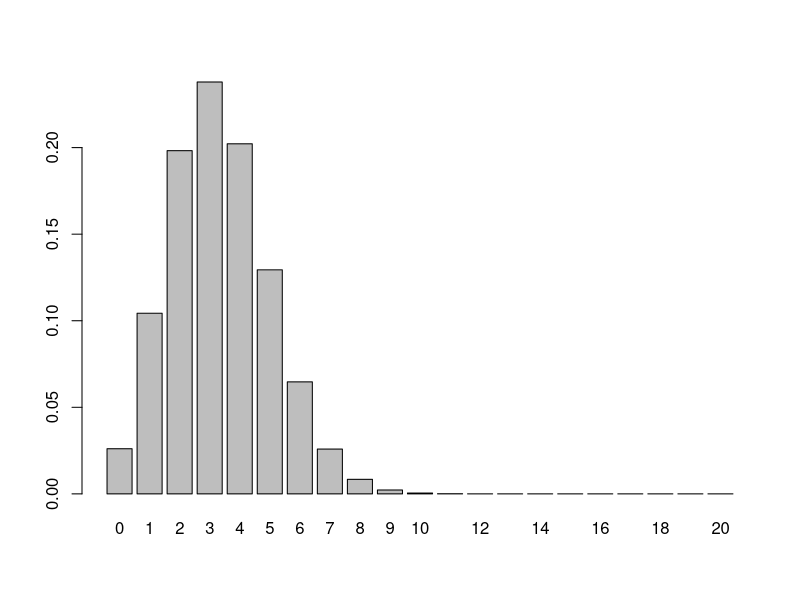
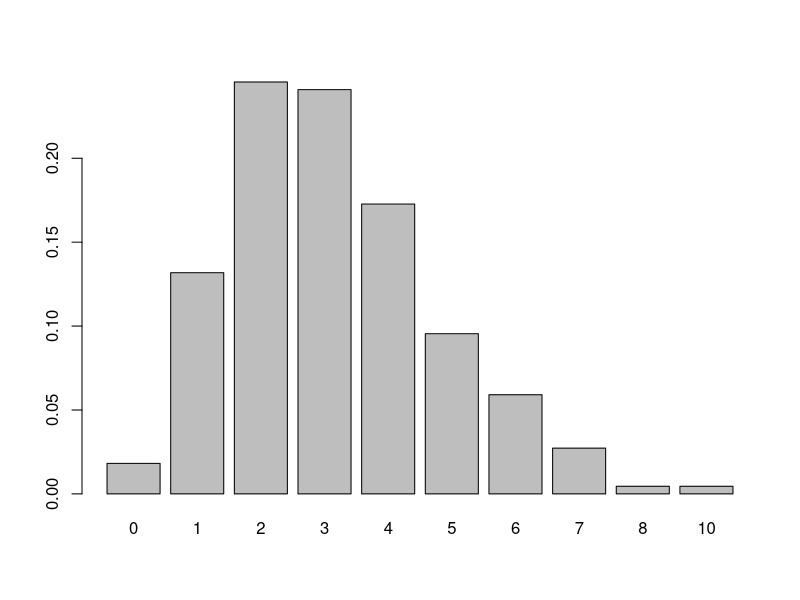
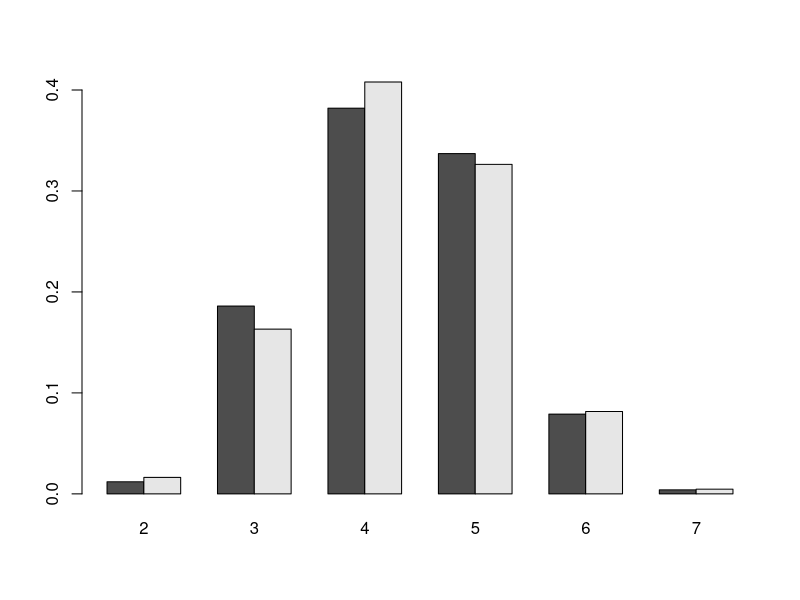

These figures' R source, in order:
sample(1:2,size=30,replace=TRUE,prob=c(3/4,1/4))

sample(1:6,size=30,replace=TRUE,prob=c(0.4,0.2,0.1,0.1,0.1,0.1))

# биномно разпределение

# p(x=k) = binom(n k)*(p^k)*(1-p)^(n-k) -> dbinom(k,n,p)
dbinom(5,20,1/6)

y=dbinom(0:20,20,1/6)
names(y)=0:20
barplot(y)

z=rbinom(220,20,1/6) # 20 attempts, 220 simulations, prob for success = 1/6

# емперична вероятност
mean(z==5) # sum(z==5)/220
t=table(z)
prop.table(t)
barplot(prop.table(t))

# теоретична вероятност
sum(dbinom(0:10,20,1/6)) # p(x<=10) = SUM(0:10)p(x=i)
pbinom(10,20,1/6)
pbinom(10,20,1/6,lower.tail=F) # връща лицето на p(x>10)

qbinom(0.75,20,1/6) # quantile стойности с вероятност по-малка или равна на 0.75
qbinom(0.75,20,1/6,lower.tail=F) # стойностите с вероятност по-голяма от 0.75

# поасоново разпределение - малковероятни събития
rpois(100,1/3) # симулиране
dpois(3,5)   # p(x=k) вероятност вектор от конкретни неща
ppois(7,3)   # p(x<=k)
qpois(6,1/3) # p(x<=?)=p

# геометрично разпределение - неуспехите до първия успех
# rgeom, dgeom, pgeom, qgeom

# хупергеометрично разпределение -> task3
# rhyper, dhyper, phyper, qhyper

# отрицателно биномно разпределение
# rnbinom, dnbinom, pnbinom, qnbinom

# task1
dbinom(0:5,30,1/6)
sum(dbinom(0:5,30,1/6))
pbinom(5,30,1/6)

x=rbinom(1000,30,1/6)
t=table(x<=5)
prop.table(t)
mean(x<=5)
prop.table(table(x))
pt=prop.table(table(x))
sum(pt[1:6])

qbinom(0.75,30,1/6,lower.tail=F)
qbinom(0.25,30,1/6)

# task2
dnbinom(5,3,0.2) # !!! fails = 5, successes = 3, n = 8 !!!
pnbinom(3,3,0.2,lower.tail=F) # 1-pnbinom(3,3,0.2) 1-(?<=6) -> (?>6)

sum(dnbinom(2:5,3,0.2)) # fails=2,3,4 or 5, successes = 3
pnbinom(5,3,0.2) - pnbinom(1,3,0.2)

# task3
# white+black=7+6=13, n=8 тегления
x = rhyper(1000,7,6,8)
summary(x)
sd(x) # стандартно отклонение

mean(x)
mean(x==3)
dhyper(3,7,6,8)

p=dhyper(2:7,7,6,8)
x=2:7

ex=sum(p*x)
dx=sum((x-ex)^2)

x = rhyper(1000,7,6,8)
pt=prop.table(table(x))
z=rbind(pt,p)
barplot(z,beside=T)
